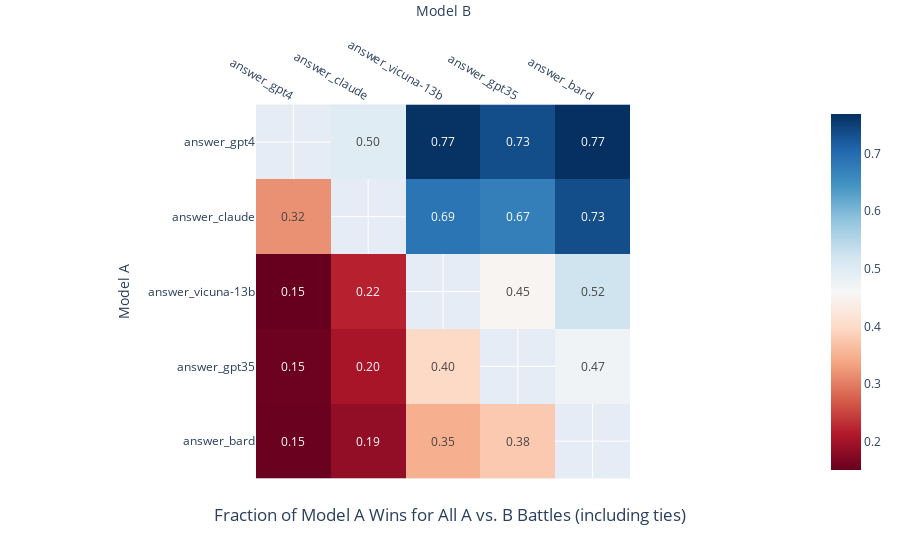

Write notebook code for a chart like this one.
### Code cell
fig = visualize_pairwise_win_fraction(reviews,
      title = "Fraction of Model A Wins for All A vs. B Battles (including ties)")
fig

### Figure 1 — Plotly figure (JSON) as saved in the notebook; plotly's stock layout.template omitted (floating-point values rounded to 4 significant figures)
{"data": [{"coloraxis": "coloraxis", "hovertemplate": "Model A: %{y}<br>Model B: %{x}<br>Fraction of A Wins: %{z}<extra></extra>", "name": "0", "texttemplate": "%{z:.2f}", "type": "heatmap", "x": ["answer_gpt4", "answer_claude", "answer_vicuna-13b", "answer_gpt35", "answer_bard"], "xaxis": "x", "y": ["answer_gpt4", "answer_claude", "answer_vicuna-13b", "answer_gpt35", "answer_bard"], "yaxis": "y", "z": [[null, 0.4975, 0.7662, 0.735, 0.7688], [0.3187, null, 0.6863, 0.6725, 0.735], [0.1512, 0.22, null, 0.4537, 0.5238], [0.155, 0.205, 0.3975, null, 0.4738], [0.1537, 0.1862, 0.3488, 0.3775, null]]}], "layout": {"coloraxis": {"colorscale": [[0, "rgb(103,0,31)"], [0.1, "rgb(178,24,43)"], [0.2, "rgb(214,96,77)"], [0.3, "rgb(244,165,130)"], [0.4, "rgb(253,219,199)"], [0.5, "rgb(247,247,247)"], [0.6, "rgb(209,229,240)"], [0.7, "rgb(146,197,222)"], [0.8, "rgb(67,147,195)"], [0.9, "rgb(33,102,172)"], [1, "rgb(5,48,97)"]]}, "title": {"text": "Fraction of Model A Wins for All A vs. B Battles (including ties)", "x": 0.5, "y": 0.07}, "xaxis": {"anchor": "y", "constrain": "domain", "domain": [0, 1], "scaleanchor": "y", "side": "top", "title": {"text": "Model B"}}, "yaxis": {"anchor": "x", "autorange": "reversed", "constrain": "domain", "domain": [0, 1], "title": {"text": "Model A"}}}}
